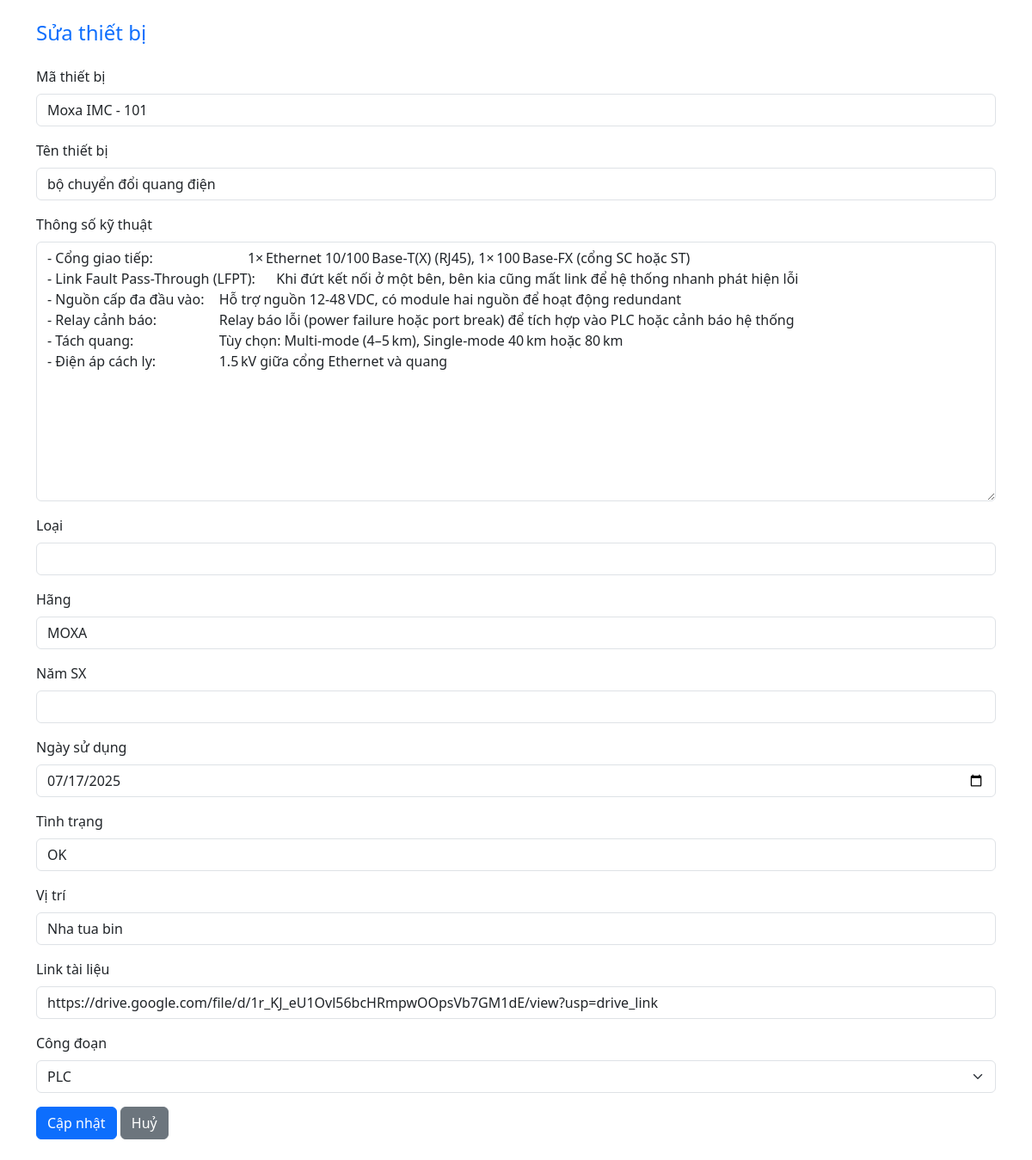
The app's page /edit/61 (signed in) with its own data.
### tables this page shows
CREATE TABLE devices (
    id INTEGER PRIMARY KEY AUTOINCREMENT,
    code TEXT,
    name TEXT,
    specs TEXT,
    category TEXT,
    manufacturer TEXT,
    year TEXT,
    date_in_use TEXT,
    status TEXT,
    location TEXT,
    link TEXT,
    stage TEXT
);

### app.py (the view)
@app.route('/edit/<int:id>', methods=['GET'])
def show_edit_device(id):
    if 'user' not in session or session['user']['role'] != 'admin':
        return redirect(url_for('login'))
    conn = get_db()
    device = conn.execute('SELECT * FROM devices WHERE id=?', (id,)).fetchone()
    conn.close()
    return render_template('edit_device.html', device=device, stages=get_stages())

### app.py (called while the page is built)
def get_db():
    conn = sqlite3.connect(DB_FILE)
    conn.row_factory = sqlite3.Row
    return conn

def get_stages():
    return [
        'R11 Nồi hơi SP', 'R21 Nồi hơi AQC', 'R31 Tua Bin',
        'R51 Xử lý nước', 'S41 S71 Bơm cấp nước', 'S61 Tháp giải nhiệt', 'PLC', 'Thiết bị chung'
    ]

### templates/edit_device.html (shortened to what this page needs)
<!DOCTYPE html>
<html lang="vi">
<head>
  <link href="https://cdn.jsdelivr.net/npm/bootstrap@5.3.0/dist/css/bootstrap.min.css" rel="stylesheet">
</head>
<body class="p-4">
  <div class="container">
    <h4 class="mb-4 text-primary">Sửa thiết bị</h4>
    <form method="post" action="{{ url_for('update_device') }}">
      {% for field, label in [
        ('code','Mã thiết bị'), ('name','Tên thiết bị'), ('specs','Thông số kỹ thuật'),
        ('category','Loại'), ('manufacturer','Hãng'), ('year','Năm SX'),
        ('date_in_use','Ngày sử dụng'), ('status','Tình trạng'), ('location','Vị trí'),
        ('link','Link tài liệu')
      ] %}
      <div class="mb-3">
        <label class="form-label">{{label}}</label>
        {% if field == 'specs' %}
          <textarea class="form-control" name="{{field}}" rows="12">{{ device[field] }}</textarea>
        {% elif field == 'date_in_use' %}
          <input type="date" class="form-control" name="{{field}}" value="{{ device[field] }}">
        {% else %}
          <input type="text" class="form-control" name="{{field}}" value="{{ device[field] }}">
        {% endif %}
      </div>
      {% endfor %}
      <div class="mb-3">
        <label class="form-label">Công đoạn</label>
        <select class="form-select" name="stage">
          {% for s in stages %}
            <option value="{{ s }}" {% if s == device['stage'] %}selected{% endif %}>{{ s }}</option>
          {% endfor %}
        </select>
      </div>
      <button type="submit" class="btn btn-primary">Cập nhật</button>
      <a href="{{ url_for('index') }}" class="btn btn-secondary">Huỷ</a>
    </form>
  </div>
</body>
</html>

### records on screen
devices: code "Moxa IMC - 101" "bộ chuyển đổi quang điện" "MOXA" "OK" "Nha tua bin" "https://drive.google.com/file/d/1r_KJ_eU1Ovl56bcHRmpwOOpsVb7GM1dE/view?usp=drive_link", specs "- Cổng giao tiếp: 1× Ethernet 10/100 Base‑T(X) (RJ45), 1× 100 Base‑FX (cổng SC hoặc ST) - Link Fault Pass-Through (LFPT): Khi đứt kết nối ở một bên, bên kia cũng mất link để hệ thống nhanh phát hiện lỗi - Nguồn cấp đa đầu vào: Hỗ trợ nguồn 12‑48 VDC, có module hai nguồn để hoạt động redundant - Relay cảnh báo: Relay báo lỗi (power failure hoặc port break) để tích hợp vào PLC hoặc cảnh báo hệ thống - Tách quang: Tùy chọn: Multi‑mode (4–5 km), Single‑mode 40 km hoặc 80 km - Điện áp cách ly: 1.5 kV giữa cổng Ethernet và quang", date_in_use "07/17/2025", stage "PLC"

### other values on screen
{{ label }} "Mã thiết bị" "Tên thiết bị" "Thông số kỹ thuật" "Loại" "Hãng" "Năm SX" "Ngày sử dụng" "Tình trạng" "Vị trí" "Link tài liệu"
